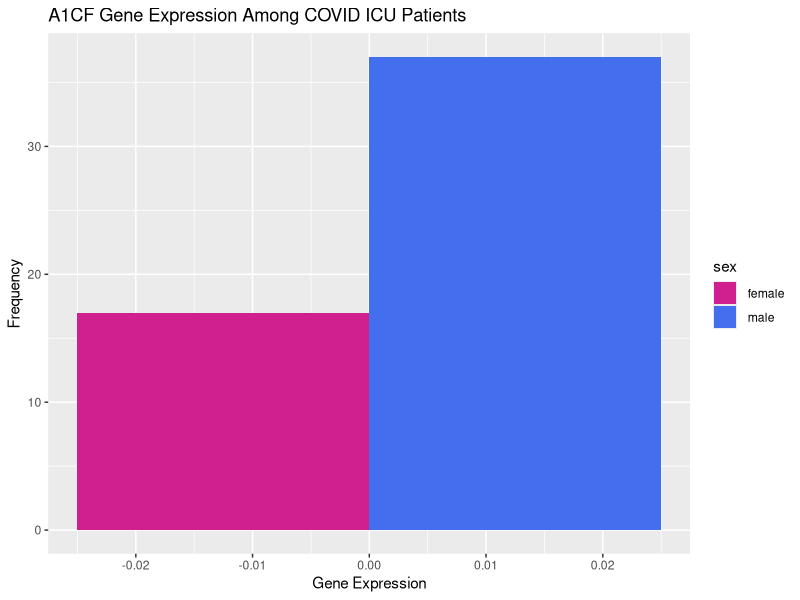
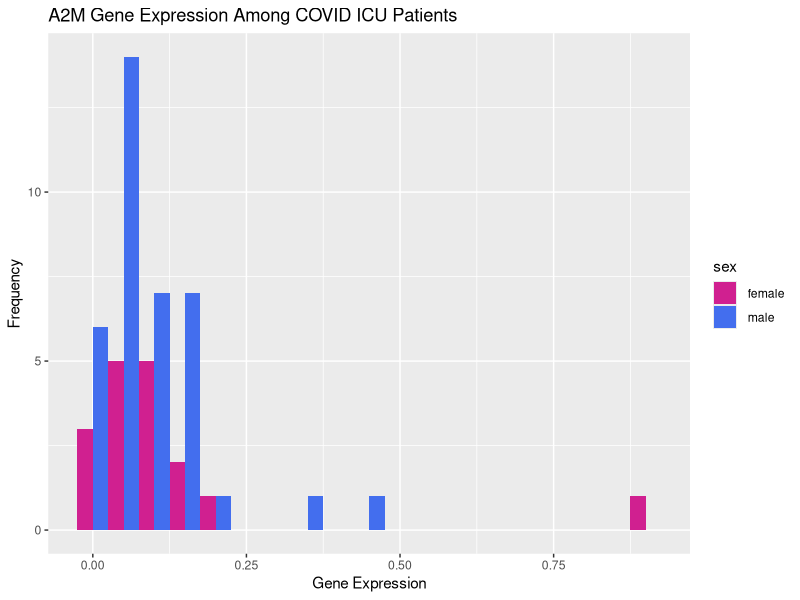
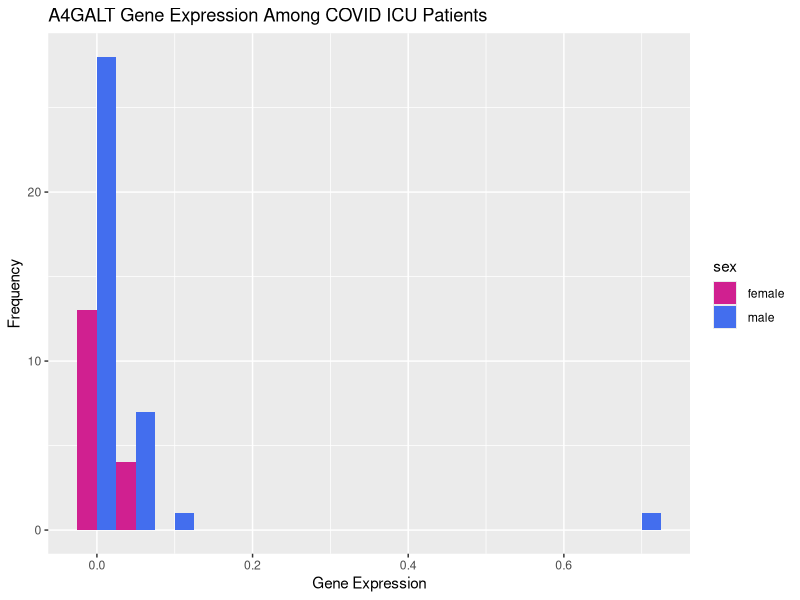
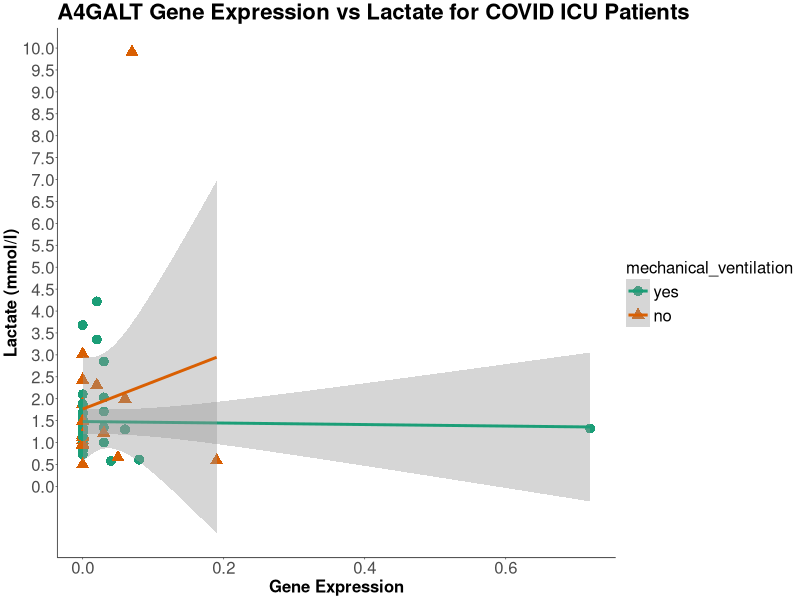
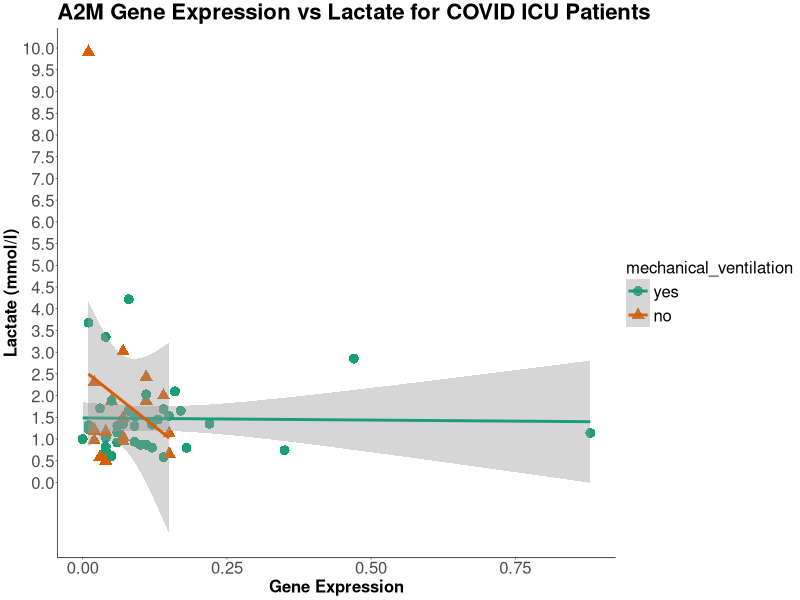
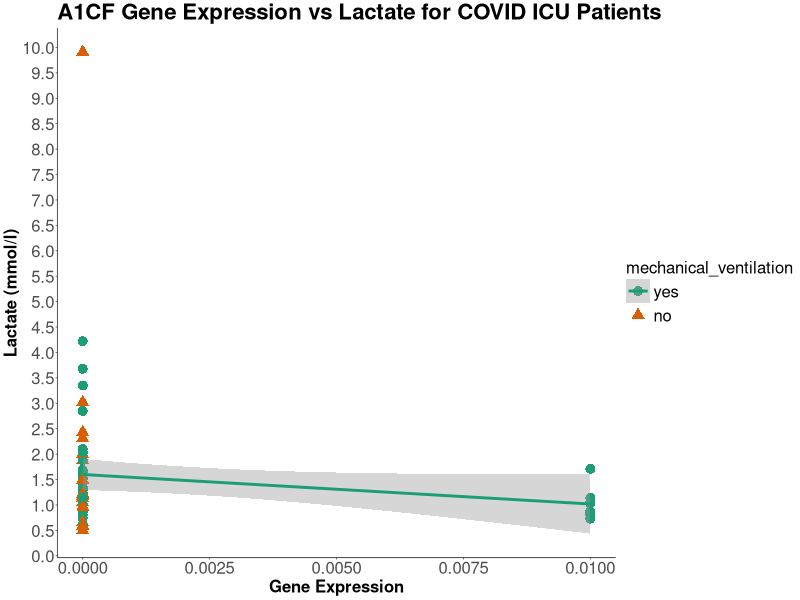

The R script that drew these images, in order:
## ---- chunk 1
knitr::opts_chunk$set(echo = TRUE)
library(dplyr)
## ---- chunk 2
#DATA CLEANING AND PREP

# Set the working directory and read in the files
setwd("C:/Users/AlexandraTreml/Desktop/MS/QBS103/Project/QBS103_proj")
genes <- read.csv("genes_GSE157103.csv")
participant <- read.csv("series_matrix_GSE157103.csv")

# Rename the first column in genes to 'gene'
genes <- genes %>%
  rename(gene = X)

# Pivot the genes dataframe
genes_long <- genes %>%
  tidyr::pivot_longer(cols = -gene, names_to = 'id', values_to = 'expression')
#head(genes_long)

# rename id column in participant, select my categorical covariates and continuous variable (+age for eda)
participant <- participant %>%
  filter(icu_status == ' yes') %>%
  rename(id = participant_id) %>%
  select(id, age, sex, mechanical_ventilation, lactate.mmol.l.)
#head(participant)

#join 2 dataframes
df <- left_join(participant, genes_long, by = "id")

#clean up new dataframe

#fill lactate unknowns with NA 
df$lactate.mmol.l.[df$lactate.mmol.l. == " unknown"] <- NA
#fill sex unknowns with NA 
df$sex[df$sex == " unknown"] <- NA
#remove : from age, and fill with NA
df$age[df$age == " :"] <- NA

head(df)
## ---- chunk 3
library(ggplot2)
library(dplyr)

hist_func <- function(df, gene_name, cont_covar, cat_covar1, cat_covar2) {
  df <- na.omit(df)
  
  #convert to symbols to use in plotting - unsure how to correct this
  cont_covar <- sym(cont_covar)
  cat_covar1 <- sym(cat_covar1)
  cat_covar2 <- sym(cat_covar2)
  
  df <- df %>% 
    filter(gene == gene_name) %>%
    select(id, gene, !!cont_covar, !!cat_covar1, !!cat_covar2)
  
  df[[as.character(cat_covar1)]] <- as.factor(df[[as.character(cat_covar1)]])
  
  ggplot(data = df, aes(x = !!cont_covar, fill = !!cat_covar2)) + 
    geom_histogram(binwidth = 0.05, position = 'dodge') + 
    labs(x = 'Gene Expression', y = 'Frequency', 
         title = paste(gene_name, 'Gene Expression Among COVID ICU Patients')) +  
    scale_fill_manual(values = c("violetred", "royalblue2"))
}

# Call the function with column names as strings
hist_func(df, 'A1CF', 'expression', 'age', 'sex')
hist_func(df, 'A2M', 'expression', 'age', 'sex')
hist_func(df, 'A4GALT', 'expression', 'age', 'sex')

## ---- chunk 4
#create a scatterplot using gene expression and lactate 

# Load necessary libraries
# Load necessary libraries
library(dplyr)
library(ggplot2)

scatterplot_func <- function(df, gene_name, expression, cont_covar, cat_covar1, cat_covar2) {
  
  # Filter the dataframe based on the gene_name argument
  df <- df %>% filter(gene == gene_name)
  
  # Convert columns to appropriate types
  df[[cont_covar]] <- as.numeric(as.character(df[[cont_covar]]))
  df[[cat_covar1]] <- trimws(as.character(df[[cat_covar1]]))
  df[[cat_covar2]] <- trimws(as.character(df[[cat_covar2]]))
  
  # Convert categorical columns to factors
  df[[cat_covar2]] <- factor(df[[cat_covar2]], levels = c("male", "female"))
  df[[cat_covar1]] <- factor(df[[cat_covar1]], levels = c("yes", "no"))
  
  # Filter based on conditions
  #df <- df %>% filter(df[[cont_covar]] <= 6.5, df[[expression]] <= 0.5)
  
  # Scatterplot
  ggplot(df, aes_string(x = expression, y = cont_covar, color = cat_covar1, shape = cat_covar1)) + 
    geom_point(size = 3) + 
    scale_y_continuous(breaks = seq(0, ceiling(max(df[[cont_covar]], na.rm = TRUE)), by = 0.5)) +
    geom_smooth(method = "lm", se = TRUE) + 
    labs(x = 'Gene Expression', y = 'Lactate (mmol/l)', title = paste(gene_name, 'Gene Expression vs Lactate for COVID ICU Patients')) + 
    theme_classic(base_size = 5) +
    scale_color_brewer(palette = 'Dark2') +
    scale_shape_manual(values = c(16, 17)) +  
    theme(
      plot.title = element_text(size = 16, face = "bold"), # Center and bold title
      axis.title = element_text(size = 12, face = "bold"), # Bold axis titles
      axis.text = element_text(size = 12), # Increase axis text size
      legend.title = element_text(size = 12), 
      legend.text = element_text(size = 12) 
    )
}

# Example calls to the function
scatterplot_func(df, 'A4GALT', 'expression', 'lactate.mmol.l.', 'mechanical_ventilation', 'sex')
scatterplot_func(df, 'A2M', 'expression', 'lactate.mmol.l.', 'mechanical_ventilation', 'sex')
scatterplot_func(df, 'A1CF', 'expression', 'lactate.mmol.l.', 'mechanical_ventilation', 'sex')

## ---- chunk 5
#boxplot of gene expression separated by both ventilator, sex, and age group

scatterplot_func <- function(df, gene_name, expression, cont_covar, cat_covar1, cat_covar2) {
  
    df <- df %>% 
    filter(gene == gene_name)


    df$age <- as.numeric(df$age)

    df$age_group <- cut(df$age,
                     breaks = c(21, 30, 50, 70, 88),
                    labels = c("21-30", "31-50", "51-70", "71-88"),
                    right = TRUE)


ggplot(df, aes(x = mechanical_ventilation, y = expression, color = sex)) +
  geom_boxplot() +
  scale_color_manual(values = c("male" = "royalblue1", "female" = "violetred1")) +
  labs(x = 'Mechanical Ventilation', y = 'Gene Expression', title = 'A2M Gene Expression Among Ventilated vs Non-Ventilated COVID ICU Patients') +
  theme_classic()

ggplot(df, aes(x = age_group, y = expression, color = sex)) +
  geom_boxplot() +
  scale_color_manual(values = c("male" = "royalblue1", "female" = "violetred1")) +
  labs(x = 'Age Group', y = 'Gene Expression', title = 'A2M Gene Expression Among COVID ICU Patient Age Groups') +
  theme_classic()
} 
